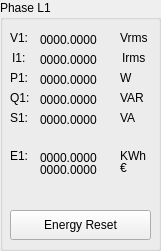
       <widget class="QGroupBox" name="groupBox_3">
        <property name="geometry">
         <rect>
          <x>10</x>
          <y>10</y>
          <width>161</width>
          <height>251</height>
         </rect>
        </property>
        <property name="title">
         <string>Phase L1</string>
        </property>
        <widget class="QLabel" name="label">
         <property name="geometry">
          <rect>
           <x>10</x>
           <y>30</y>
           <width>59</width>
           <height>16</height>
          </rect>
         </property>
         <property name="text">
          <string>V1:</string>
         </property>
        </widget>
        <widget class="QLabel" name="labelV1rms">
         <property name="geometry">
          <rect>
           <x>40</x>
           <y>30</y>
           <width>81</width>
           <height>20</height>
          </rect>
         </property>
         <property name="text">
          <string>0000.0000</string>
         </property>
        </widget>
        <widget class="QLabel" name="label_11">
         <property name="geometry">
          <rect>
           <x>120</x>
           <y>30</y>
           <width>41</width>
           <height>16</height>
          </rect>
         </property>
         <property name="text">
          <string>Vrms</string>
         </property>
        </widget>
        <widget class="QLabel" name="label_12">
         <property name="geometry">
          <rect>
           <x>12</x>
           <y>50</y>
           <width>59</width>
           <height>16</height>
          </rect>
         </property>
         <property name="text">
          <string>I1:</string>
         </property>
        </widget>
        <widget class="QLabel" name="label_13">
         <property name="geometry">
          <rect>
           <x>122</x>
           <y>50</y>
           <width>41</width>
           <height>16</height>
          </rect>
         </property>
         <property name="text">
          <string>Irms</string>
         </property>
        </widget>
        <widget class="QLabel" name="labelI1rms">
         <property name="geometry">
          <rect>
           <x>40</x>
           <y>50</y>
           <width>81</width>
           <height>20</height>
          </rect>
         </property>
         <property name="text">
          <string>0000.0000</string>
         </property>
        </widget>
        <widget class="QLabel" name="label_15">
         <property name="geometry">
          <rect>
           <x>10</x>
           <y>70</y>
           <width>59</width>
           <height>16</height>
          </rect>
         </property>
         <property name="text">
          <string>P1:</string>
         </property>
        </widget>
        <widget class="QLabel" name="label_16">
         <property name="geometry">
          <rect>
           <x>120</x>
           <y>70</y>
           <width>41</width>
           <height>16</height>
          </rect>
         </property>
         <property name="text">
          <string>W</string>
         </property>
        </widget>
        <widget class="QLabel" name="labelP1">
         <property name="geometry">
          <rect>
           <x>40</x>
           <y>70</y>
           <width>81</width>
           <height>20</height>
          </rect>
         </property>
         <property name="text">
          <string>0000.0000</string>
         </property>
        </widget>
        <widget class="QLabel" name="label_17">
         <property name="geometry">
          <rect>
           <x>10</x>
           <y>90</y>
           <width>59</width>
           <height>16</height>
          </rect>
         </property>
         <property name="text">
          <string>Q1:</string>
         </property>
        </widget>
        <widget class="QLabel" name="label_18">
         <property name="geometry">
          <rect>
           <x>10</x>
           <y>110</y>
           <width>59</width>
           <height>16</height>
          </rect>
         </property>
         <property name="text">
          <string>S1:</string>
         </property>
        </widget>
        <widget class="QLabel" name="label_19">
         <property name="geometry">
          <rect>
           <x>10</x>
           <y>148</y>
           <width>59</width>
           <height>16</height>
          </rect>
         </property>
         <property name="text">
          <string>E1:</string>
         </property>
        </widget>
        <widget class="QLabel" name="label_20">
         <property name="geometry">
          <rect>
           <x>120</x>
           <y>90</y>
           <width>41</width>
           <height>16</height>
          </rect>
         </property>
         <property name="text">
          <string>VAR</string>
         </property>
        </widget>
        <widget class="QLabel" name="label_21">
         <property name="geometry">
          <rect>
           <x>120</x>
           <y>110</y>
           <width>41</width>
           <height>16</height>
          </rect>
         </property>
         <property name="text">
          <string>VA</string>
         </property>
        </widget>
        <widget class="QLabel" name="label_22">
         <property name="geometry">
          <rect>
           <x>120</x>
           <y>148</y>
           <width>41</width>
           <height>16</height>
          </rect>
         </property>
         <property name="text">
          <string>KWh</string>
         </property>
        </widget>
        <widget class="QLabel" name="labelQ1">
         <property name="geometry">
          <rect>
           <x>40</x>
           <y>90</y>
           <width>81</width>
           <height>20</height>
          </rect>
         </property>
         <property name="text">
          <string>0000.0000</string>
         </property>
        </widget>
        <widget class="QLabel" name="labelS1">
         <property name="geometry">
          <rect>
           <x>40</x>
           <y>110</y>
           <width>81</width>
           <height>20</height>
          </rect>
         </property>
         <property name="text">
          <string>0000.0000</string>
         </property>
        </widget>
        <widget class="QLabel" name="labelE1">
         <property name="geometry">
          <rect>
           <x>40</x>
           <y>148</y>
           <width>81</width>
           <height>20</height>
          </rect>
         </property>
         <property name="text">
          <string>0000.0000</string>
         </property>
        </widget>
        <widget class="QPushButton" name="pBEnergyReset1">
         <property name="geometry">
          <rect>
           <x>10</x>
           <y>210</y>
           <width>141</width>
           <height>30</height>
          </rect>
         </property>
         <property name="text">
          <string>Energy Reset</string>
         </property>
        </widget>
        <widget class="QLabel" name="labelCost1">
         <property name="geometry">
          <rect>
           <x>40</x>
           <y>160</y>
           <width>81</width>
           <height>20</height>
          </rect>
         </property>
         <property name="text">
          <string>0000.0000</string>
         </property>
        </widget>
        <widget class="QLabel" name="label_64">
         <property name="geometry">
          <rect>
           <x>120</x>
           <y>160</y>
           <width>59</width>
           <height>16</height>
          </rect>
         </property>
         <property name="text">
          <string>€</string>
         </property>
        </widget>
       </widget>
